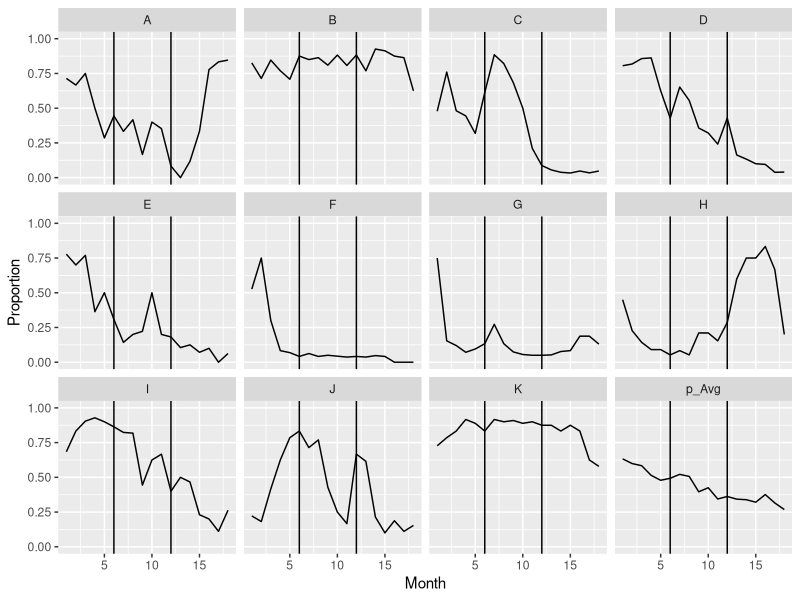
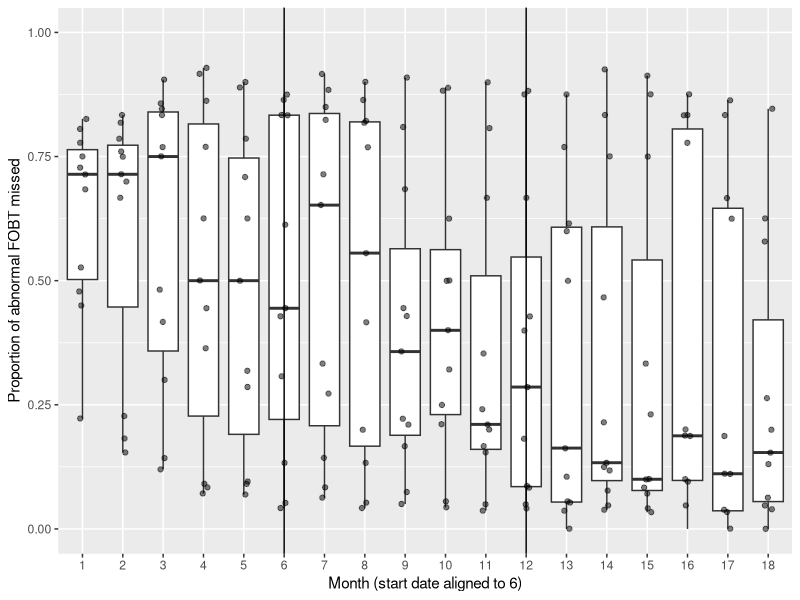

Recreate these plots in R, in order.
## ---- chunk 1
library(ggplot2)
library(tidyr)
library(dplyr)
library(knitr)
library(here)
## ---- chunk 2
x_to_proportion <- function(x) { 
  0.5 + atan(x) / pi
  # max slope = 1/pi = 0.32, at x=0.
  # going up by 1 makes proportion go about 0.5 to 0.75
  # x up by 0.03 makes p go to 0.51
}

proportion_to_x <- function(proportion) { 
  tan(pi * (proportion - 0.5))
}

next_proportion <- function(current_proportion) {  # returns simple numeric
  current_x <- proportion_to_x(current_proportion)
  new_x <- current_x + rnorm(1) - 0.1  # decrease a little each month
  x_to_proportion(new_x)
}

extend_by_one <- function(proportion_vec) {  # returns numeric vector
  val_to_add <- next_proportion(tail(proportion_vec, n=1))
  c(proportion_vec, val_to_add)
}

generate_run <- function(n) {  # returns numeric vector of length n
  my_run <- c(next_proportion(0.6))  # starting value
  for (i in 2:n) {
    my_run <- extend_by_one(my_run)
  }
  my_run
}

generate_etrigger_data <- function(number_sites, months_per_site) {  # returns data frame
  result <- generate_run(months_per_site)
  site_labels <- rep(LETTERS[1], months_per_site)
  timepoints <- 1:months_per_site
  for (i in 2:number_sites) {
    result <- c(result, generate_run(months_per_site))
    site_labels <- c(site_labels, rep(LETTERS[i], months_per_site))
    timepoints <- c(timepoints, 1:months_per_site)
  }
  data.frame(Proportion_raw = result, Site = site_labels, Month = timepoints)
}
## ---- chunk 3
n_sites <- 11
last_prework_month <- 6
n_action <- 6
n_sustain <- 6
last_action_month <- last_prework_month + n_action
months_per_site <- last_action_month + n_sustain

set.seed(123423)

X_continuous <- generate_etrigger_data(n_sites, months_per_site)

## ---- chunk 4
expected_n = data.frame(
  Site = LETTERS[1: n_sites],
  expected = runif(n_sites, 9, 30)  # Sites usually 9 to 30 abnormal tests per mo.
)

rpois_vec <- Vectorize(rpois, 'lambda')

inner_join(X_continuous, expected_n, by='Site') %>%
  mutate(
    Denominator = rpois_vec(1, expected),
    Numerator = round(Denominator * Proportion_raw),
    Proportion = Numerator / Denominator,
    Phase = case_when(
      Month <= 3 ~ 'baseline',
      Month <= last_prework_month ~ 'prework',
      Month <= last_action_month ~ 'action',
      TRUE ~ 'sustain'
    )
  ) %>%
  select(Site, Month, Phase, Numerator, Denominator, Proportion) -> X
  
## ---- chunk 5
X %>%
  group_by(Month) %>%
  summarise(Proportion = mean(Proportion)) %>%
  mutate(Site='p_Avg') ->
  averaged
site_data_with_average <- bind_rows(X, averaged)
## ---- chunk 6
  ggplot(site_data_with_average, aes(Month, Proportion)) +
    geom_line() +
    geom_vline(xintercept = last_prework_month) +
    geom_vline(xintercept = last_action_month) +
    ylim(0,1) +
    facet_wrap(vars(Site))
## ---- chunk 7
head(X, 18+5) %>% kable()

output_filename <- 'fake_data.csv'
write.csv(X, file=here(output_filename), row.names = FALSE)
Xrows = dim(X)[1]
Xcols = dim(X)[2]
## ---- chunk 8
site_data_with_average %>%
  filter(Site != 'p_Avg') %>%
  ggplot(aes(as.factor(Month), Proportion)) +
    geom_boxplot() +
    geom_jitter(width = 0.1, alpha = 0.5) +
    geom_vline(xintercept = last_prework_month) +
    geom_vline(xintercept = last_action_month) +
    ylim(0,1) +
    labs(y="Proportion of abnormal FOBT missed", x='Month (start date aligned to 6)')
